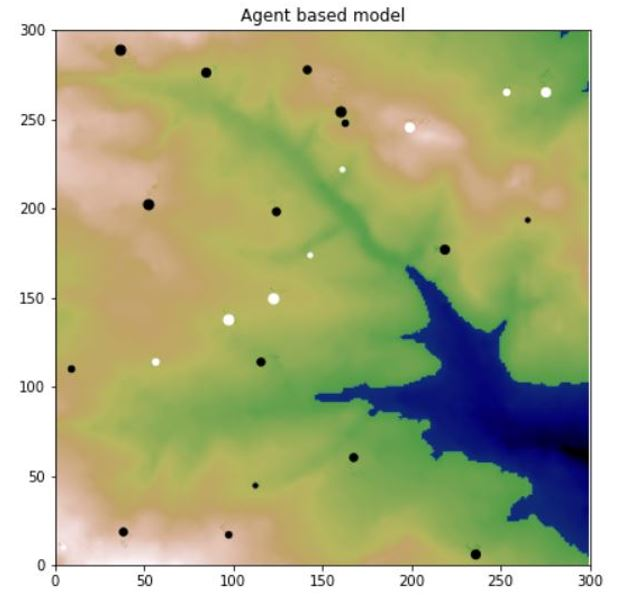

Python code for this plot:
# -*- coding: utf-8 -*-
"""
Created on Tue Feb  1 11:30:17 2022

@author: Semir
"""


"The intention of this model code is to create an agent based model"
"Agents are sheep which consume the envrionment, created here using a raster grid"


import random
import tkinter
import matplotlib.pyplot
import agentframework
import rastergrid
import matplotlib.animation 
import requests
import bs4
import matplotlib
from tkinter import * 






r = requests.get('http://www.geog.leeds.ac.uk/courses/computing/practicals/python/agent-framework/part9/data.html')
content = r.text
soup = bs4.BeautifulSoup(content, 'html.parser')
td_ys = soup.find_all(attrs={"class" : "y"})
td_xs = soup.find_all(attrs={"class" : "x"})

"changes the backend of spyder for GUI"
matplotlib.use('TkAgg')

"creates the size of the figure window"
fig = matplotlib.pyplot.figure(figsize=(7, 7))

"add axes to the figure"
ax = fig.add_axes([0, 0, 1, 1])

"creates an empty list for the agents, the agents framework is appended into the [] which provides further detail on the agents"
agents = []
dead=[]
num_of_iterations = 500
neighbourhood = 20
dead_agents = []



"global variable starts process"

carry_on = True


"Set seed ,this keeps the starting point the same random number each time the sim is run"
random.seed(1)

"create agents, reads in agent framework.py and defines the agents" 
"for the number of agents that are specified at the start, this will add this data to the list created num_of_agents[]" 
"it calls upon the agentframeworky.py appending the information for each agent on the raster grid."
"Y and X have been read from web page text to define starting grid points"


"test to see if starting positions are being scraped from web correctly"
    # print(agents[i])
"test for sharing of neighbours function using store as agents 2 and 5 were closest"
    # if (j==2):
    #     store=10
    # else:
    #     store = 100


"Runs all the processes each frame"
def update(frame_number):
    #Clears any figures present on the plot
    fig.clear()   
    "Simulation of iterations for num of agents to move eat share, for the 10 agents over 100 iterations and for every agent move eat share and increase age"
    "if the agent is classed as false = dead, then remove the agent from its current position"
    for i in range (len(agents)):
        if agents[i].status == False:
            agents[i].move_grave()
            #Attempt at killing the agents upon criteria met of store and age 
            #dead.append(agents[i])
            
        
        else:
            agents[i].move()
            agents[i].share_with_neighbours(neighbourhood)
            agents[i].increase_age()
            agents[i].excrete()
            agents[i].eat()

    "Once critera has been met of being above the age of 10 and store has increased spawn more agents"
    for i in range (len(agents)):
        if agents[i].age == 10 and agents[i].store <=300 :
            y = None
            x = None
            agents.append(agentframework.Agent(agents,rastergrid.environment,i,td_ys,td_xs, y, x,)) 

       
    
    # for deadagents in dead_agents:
    #     agents.remove(dead_agents)
                    
    "print the agents"
    for i in range(len(agents)):
        if agents[i].status==True:
            #print(agents[i])
            matplotlib.pyplot.xlim(0, 300)            
            matplotlib.pyplot.ylim(0, 300)
            matplotlib.pyplot.title("Agent based model")
            matplotlib.pyplot.imshow(rastergrid.environment,cmap='gist_earth')
            matplotlib.pyplot.scatter(agents[i].x,agents[i].y,s=agents[i].age, c = ('black' if agents[i].sex == "male" else 'white')) 

      



    "Grow the environment if it is above 120, the 120 Signifies the lake/ river area on the raster grid"
    for row in range(len(rastergrid.environment)):
        for col in range(len(rastergrid.environment[row])):
            if (rastergrid.environment[row][col] >= 120):
                #print(rastergrid.environment[row][col], "before adding")
                rastergrid.environment[row][col] = rastergrid.environment[row][col] + 2
                #print(rastergrid.environment[row][col], "after adding")


    "plot the agents within the scatter,create plot of raster and agents and color them black or white depending on male or female"
    
        # print(agents[i].x,agents[i].y)

    "keeps all data on the same scale"
    #ax.set_autoscale_on(False)
    
        
    # for j in range(num_of_iterations):
    "Runs the animation in a GUI window"
def run():

    "adds context window to the animation, figure is the raster plot with agentss, running for the number of iterations and then stopping"
    
    
    

    num_of_agents = int(slider.get())
    
    for i in range(num_of_agents):
        y = int(td_ys[i].text)*3
        x = int(td_xs[i].text)*3
        agents.append(agentframework.Agent(agents,rastergrid.environment,i,td_ys,td_xs, y, x,)) 


    
    animation = matplotlib.animation.FuncAnimation(fig, update, interval=1,repeat=True,frames=num_of_iterations)
    canvas.draw()

    
"creating tkinter window"
root = tkinter.Tk()


"creates the slider bar to change a variable "
v1 = DoubleVar()

# #testing to see if Slider works and Values change, Command function is in the slider code line (command print value)"
def num_agents(val):
        num_of_agents = int(slider.get())
        print(num_of_agents)

sel = "Horizontal Scale Value = " + str(v1.get())
slider = Scale( root, variable = v1, from_ = 1, to = 100, orient = HORIZONTAL,command=num_agents)
l3 = Label(root, text = "Num of Agents")
l1 = Label(root)
slider.pack(anchor = CENTER) 
l3.pack()
l1.pack() 



"creates title for tkinter widnow in top right corner"
root.wm_title("Model")
canvas = matplotlib.backends.backend_tkagg.FigureCanvasTkAgg(fig,master=root)
canvas._tkcanvas.pack(side=tkinter.TOP, fill=tkinter.BOTH, expand=1) 

"adds menu bar to tikinter model defining menu title and commands within"
menubar = tkinter.Menu(root)
root.config(menu=menubar)
model_menu = tkinter.Menu(menubar)
menubar.add_cascade(label="Model", menu=model_menu)
model_menu.add_command(label="Run model", command=run) 
#model_menu.add_command(label="Stop model", command=stop) 
model_menu.add_command(label="Close Model", command=root.destroy)

#w = tkinter.Canvas(root, width=000, height=000)
#w.pack()
#canvas.draw() 
tkinter.mainloop() 
 






"print the agents"
#for i in range(len(agents)):
    #print(agents[i])
    
"Initial version of  creating plot of raster and agents"

# matplotlib.pyplot.xlim(0, 300)
# matplotlib.pyplot.ylim(0, 300)
# matplotlib.pyplot.imshow(rastergrid.environment)
# for i in range(num_of_agents):
#         matplotlib.pyplot.scatter(agents[i].x,agents[i].y)


"OLD CODE"

# for j in range(num_of_iterations):

            # if random.random() < 0.5:
            #     agents[i][0] = (agents[i][0] + 1) % 100
            # else:
            #     agents[i][0] = (agents[i][0] - 1) % 100

            # if random.random() < 0.5:
            #     agents[i][1] = (agents[i][1] + 1) % 100
            # else:
            #     agents[i][1] = (agents[i][1] - 1) % 100

            # if random.random() < 0.5:
            #     agents[i][0] = (agents[i][0] + 1) % 100
            # else:
            #     agents[i][0] = (agents[i][0] - 1) % 100
        
            # if random.random() < 0.5:
            #     agents[i][1] = (agents[i][1] + 1) % 100
            # else:
            #     agents[i][1] = (agents[i][1] - 1) % 100


    #answer = (((agents[0][0] - agents[1][0])**2) + ((agents[0][1] - agents[1][1])**2))**0.5
    
    
#Does this match the YX cooridnates, or is this the old coordinates, the grid doesnt match the list




#Pythagoros code
 


## max AGENT with Color Red
# m = max(agents, key=operator.itemgetter(1))
# matplotlib.pyplot.scatter(m[1],m[0], color='red')
# matplotlib.pyplot.show()
#change color matplotlib.pyplot.scatter(x-coordinate, y-coordinate, color='red')




# random.seed(1)
#  # = random.randint(0,99)
# agents = random.randint(0,99)
# print(agents)
